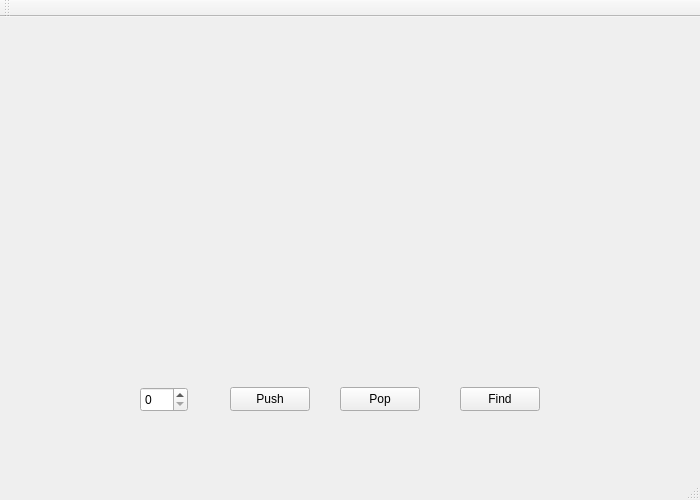
<?xml version="1.0" encoding="UTF-8"?>
<ui version="4.0">
 <class>MainWindow</class>
 <widget class="QMainWindow" name="MainWindow">
  <property name="geometry">
   <rect>
    <x>0</x>
    <y>0</y>
    <width>700</width>
    <height>500</height>
   </rect>
  </property>
  <property name="windowTitle">
   <string>MainWindow</string>
  </property>
  <widget class="QWidget" name="centralWidget">
   <widget class="QPushButton" name="pushButton">
    <property name="geometry">
     <rect>
      <x>230</x>
      <y>370</y>
      <width>80</width>
      <height>24</height>
     </rect>
    </property>
    <property name="text">
     <string>Push</string>
    </property>
   </widget>
   <widget class="QPushButton" name="pushButton_2">
    <property name="geometry">
     <rect>
      <x>340</x>
      <y>370</y>
      <width>80</width>
      <height>24</height>
     </rect>
    </property>
    <property name="text">
     <string>Pop</string>
    </property>
   </widget>
   <widget class="QPushButton" name="pushButton_3">
    <property name="geometry">
     <rect>
      <x>460</x>
      <y>370</y>
      <width>80</width>
      <height>24</height>
     </rect>
    </property>
    <property name="text">
     <string>Find</string>
    </property>
   </widget>
   <widget class="QSpinBox" name="spinBox">
    <property name="geometry">
     <rect>
      <x>140</x>
      <y>370</y>
      <width>48</width>
      <height>25</height>
     </rect>
    </property>
   </widget>
  </widget>
  <widget class="QMenuBar" name="menuBar">
   <property name="geometry">
    <rect>
     <x>0</x>
     <y>0</y>
     <width>700</width>
     <height>22</height>
    </rect>
   </property>
  </widget>
  <widget class="QToolBar" name="mainToolBar">
   <attribute name="toolBarArea">
    <enum>TopToolBarArea</enum>
   </attribute>
   <attribute name="toolBarBreak">
    <bool>false</bool>
   </attribute>
  </widget>
  <widget class="QStatusBar" name="statusBar"/>
 </widget>
 <layoutdefault spacing="6" margin="11"/>
 <resources/>
 <connections/>
</ui>
